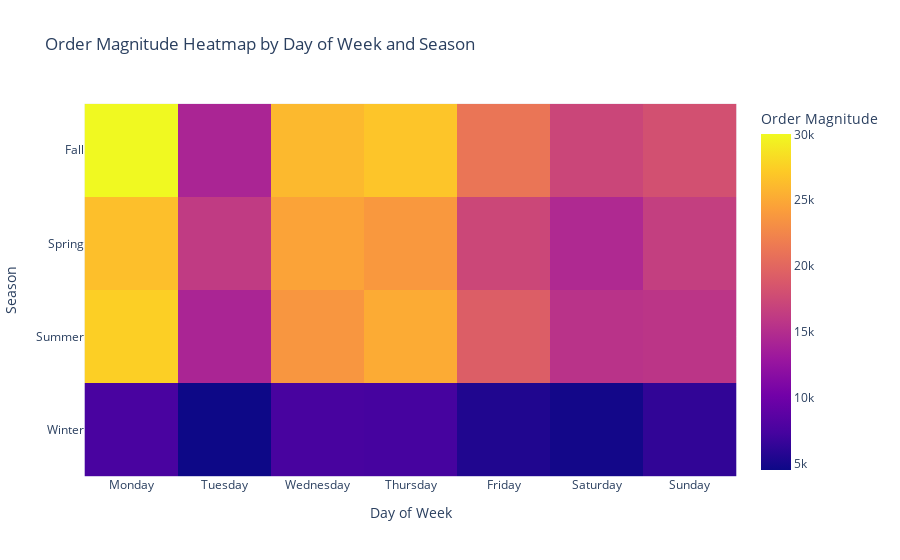

Write notebook code for a chart like this one.
### Markdown cell above
1) Friday seems to have the highest order count across all seasons, which might suggest a trend where people tend to order more towards the end of the workweek.
2) The lowest order counts seem to be on Wednesday, though the patterns vary with the season.
3) The order counts are highest in Winter and lowest in Summer.

### Code cell
# Copy relevant columns to a new DataFrame
df_hm = eda_train[['season', 'day_of_week', 'orders']].copy()

# Convert categorical variables to numeric codes
df_hm['season'] = df_hm['season'].astype('category').cat.codes
df_hm['day_of_week'] = df_hm['day_of_week'].astype('category').cat.codes

# Pivot the data
pivot_data = df_hm.pivot_table(index='season', columns='day_of_week', values='orders', aggfunc='sum')

# Create heatmap
fig = px.imshow(pivot_data,
                labels=dict(x="Day of Week", y="Season", color="Order Magnitude"),
                x=['Monday', 'Tuesday', 'Wednesday', 'Thursday', 'Friday', 'Saturday', 'Sunday'],
                y=['Fall', 'Spring', 'Summer', 'Winter'],
                title='Order Magnitude Heatmap by Day of Week and Season')
fig.show()

### Figure 1 — Plotly figure (JSON) as saved in the notebook; plotly's stock layout.template omitted (floating-point values rounded to 4 significant figures)
{"data": [{"coloraxis": "coloraxis", "hovertemplate": "Day of Week: %{x}<br>Season: %{y}<br>Order Magnitude: %{z}<extra></extra>", "name": "0", "type": "heatmap", "x": ["Monday", "Tuesday", "Wednesday", "Thursday", "Friday", "Saturday", "Sunday"], "xaxis": "x", "y": ["Fall", "Spring", "Summer", "Winter"], "yaxis": "y", "z": [[30037, 14241, 26068, 26844, 21172, 17160, 18101], [26498, 16169, 24657, 23857, 17281, 14601, 16520], [27489, 14217, 23682, 25149, 19254, 15535, 15683], [7543, 4493, 7488, 7350, 5439, 4781, 6292]]}], "layout": {"coloraxis": {"colorbar": {"title": {"text": "Order Magnitude"}}, "colorscale": [[0, "#0d0887"], [0.1111, "#46039f"], [0.2222, "#7201a8"], [0.3333, "#9c179e"], [0.4444, "#bd3786"], [0.5556, "#d8576b"], [0.6667, "#ed7953"], [0.7778, "#fb9f3a"], [0.8889, "#fdca26"], [1, "#f0f921"]]}, "title": {"text": "Order Magnitude Heatmap by Day of Week and Season"}, "xaxis": {"anchor": "y", "constrain": "domain", "domain": [0, 1], "scaleanchor": "y", "title": {"text": "Day of Week"}}, "yaxis": {"anchor": "x", "autorange": "reversed", "constrain": "domain", "domain": [0, 1], "title": {"text": "Season"}}}}
